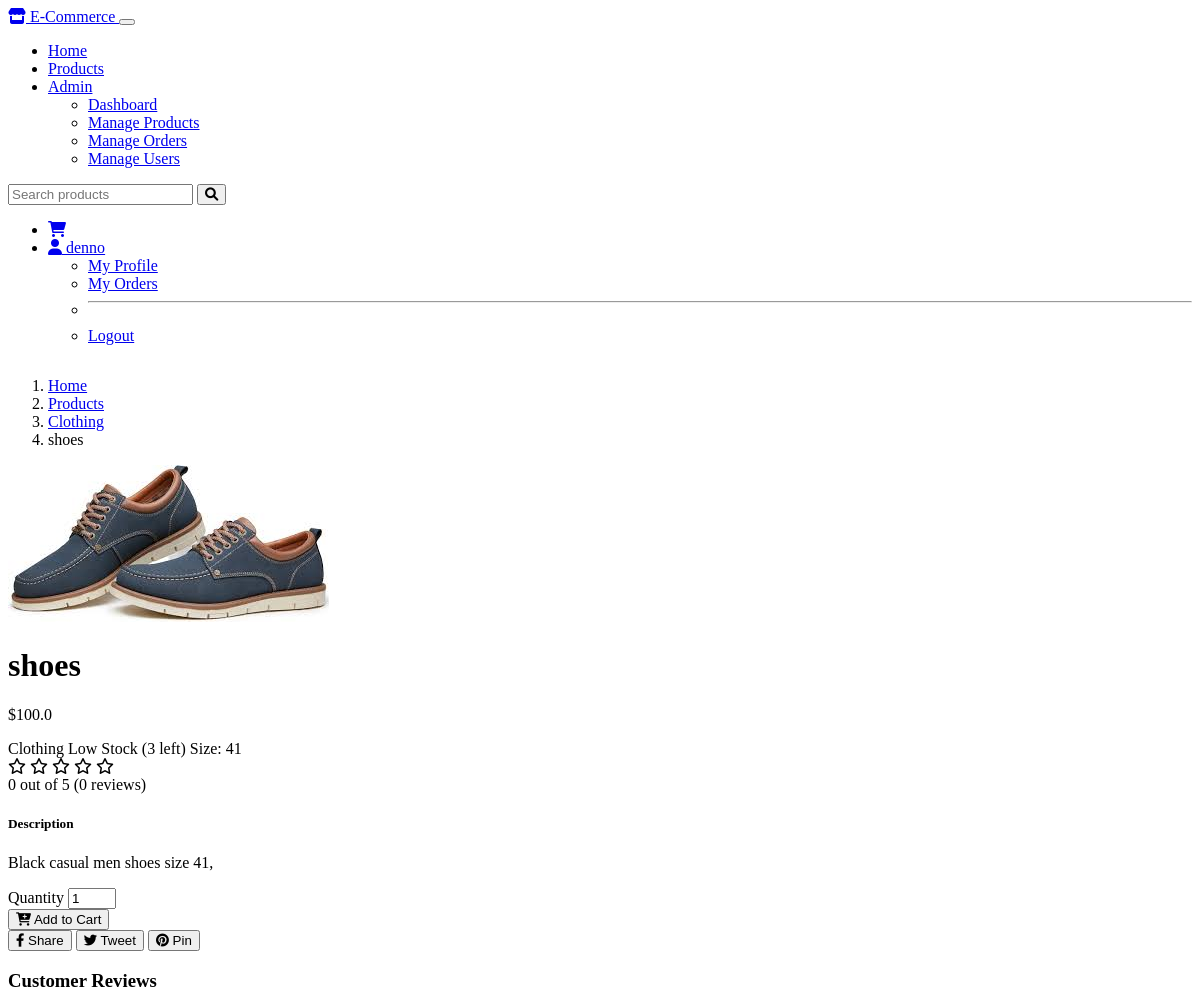
/shop/product/4 (signed in, upper part), run on an earlier commit of the app's database.
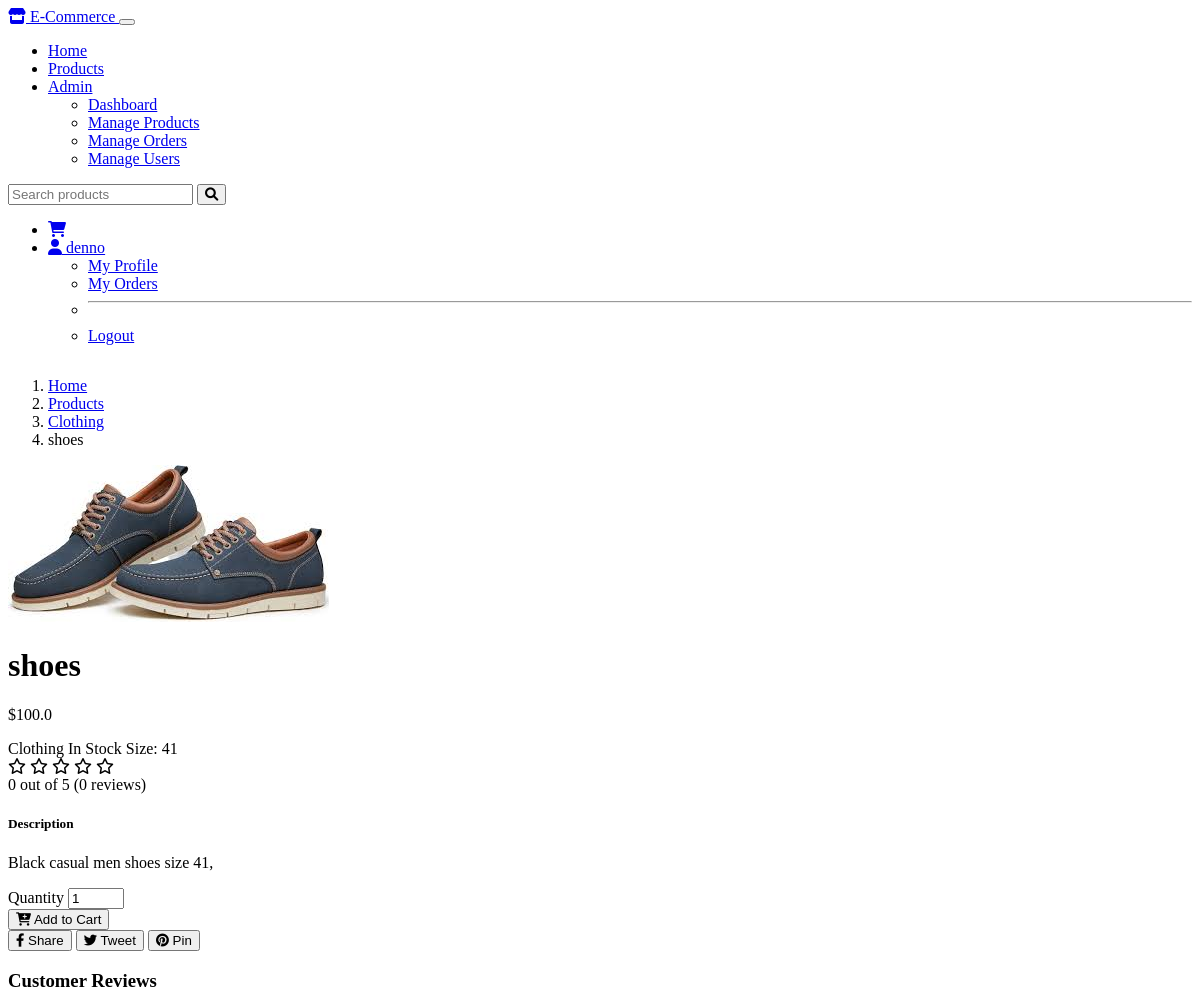
And on a later commit of the database.
### tables this page shows
CREATE TABLE products (
        id INTEGER PRIMARY KEY AUTOINCREMENT,
        name TEXT NOT NULL,
        description TEXT NOT NULL,
        price REAL NOT NULL,
        image_url TEXT,
        category TEXT NOT NULL,
        stock INTEGER NOT NULL DEFAULT 0,
        created_at TIMESTAMP NOT NULL DEFAULT CURRENT_TIMESTAMP
    , size TEXT);

### shop.py (the view)
@shop_bp.route('/product/<int:product_id>')
def product_detail(product_id):
    product = Product.get_by_id(product_id)
    if not product:
        flash('Product not found.', 'danger')
        return redirect(url_for('shop.products'))
    reviews = Review.get_by_product(product_id)
    average_rating = Review.get_average_rating(product_id)
    conn = get_db_connection()
    related_products = conn.execute('''
        SELECT * FROM products
        WHERE category = ? AND id != ?
        ORDER BY id DESC LIMIT 4
    ''', (product['category'], product_id)).fetchall()
    conn.close()
    return render_template('shop/product_detail.html',
                          product=product,
                          related_products=related_products,
                          reviews=reviews,
                          average_rating=average_rating)

### app.py (called while the page is built)
def get_db_connection():
    conn = sqlite3.connect(DATABASE)
    conn.row_factory = sqlite3.Row
    return conn

### models.py (called while the page is built)
@login_manager.user_loader
def load_user(user_id):
    return User.get_by_id(user_id)

    @staticmethod
    def get_by_id(user_id):
        conn = get_db_connection()
        user = conn.execute('SELECT * FROM users WHERE id = ?', (user_id,)).fetchone()
        conn.close()
        if user:
            return User(
                id=user['id'],
                username=user['username'],
                email=user['email'],
                role=user['role']
            )
        return None

    @staticmethod
    def get_by_id(product_id):
        conn = get_db_connection()
        product = conn.execute('SELECT * FROM products WHERE id = ?', (product_id,)).fetchone()
        conn.close()
        return product

### templates/shop/product_detail.html (shortened to what the changed rows need)
{% extends 'base.html' %}
{% block content %}
<div class="container">
    <div class="row mb-4">
        <div class="col-12">
            <nav aria-label="breadcrumb">
                <ol class="breadcrumb">
                    <li class="breadcrumb-item"><a href="{{ url_for('index') }}">Home</a></li>
                    <li class="breadcrumb-item"><a href="{{ url_for('shop.products') }}">Products</a></li>
                    <li class="breadcrumb-item"><a href="{{ url_for('shop.products', category=product.category) }}">{{ product.category }}</a></li>
                    <li class="breadcrumb-item active" aria-current="page">{{ product.name }}</li>
                </ol>
            </nav>
        </div>
    </div>
    <div class="row mb-5">
        <div class="col-md-6 mb-4">
            <div class="card">
                <div class="card-body text-center">
                    {% if product.image_url %}
                        <img src="{{ product.image_url }}" class="img-fluid product-image" alt="{{ product.name }}">
                    {% else %}
                        <div class="py-5">
                            <i class="fas fa-image fa-8x text-muted"></i>
                        </div>
                    {% endif %}
                </div>
            </div>
        </div>
        <div class="col-md-6">
            <h1 class="mb-3">{{ product.name }}</h1>
            <p class="fs-3 fw-bold text-primary mb-3">${{ product.price }}</p>
            <div class="mb-3">
                <span class="badge bg-secondary">{{ product.category }}</span>
                {% if product.stock > 10 %}
                    <span class="badge bg-success">In Stock</span>
                {% elif product.stock > 0 %}
                    <span class="badge bg-warning">Low Stock ({{ product.stock }} left)</span>
                {% else %}
                    <span class="badge bg-danger">Out of Stock</span>
                {% endif %}
                {% if product.size %}
                    <span class="badge bg-info">Size: {{ product.size }}</span>
                {% endif %}
                {% if average_rating %}
                <div class="mt-2">
                    <div class="d-flex align-items-center">
                    </div>
                </div>
                {% endif %}
            </div>
            <div class="mb-4">
                <h5>Description</h5>
                <p>{{ product.description }}</p>
            </div>
            {% if current_user.is_authenticated and product.stock > 0 %}
                <form class="add-to-cart-form mb-4" action="{{ url_for('cart.add_to_cart', product_id=product.id) }}" method="POST">
                    <div class="row g-3">
                    </div>
                </form>
            {% elif not current_user.is_authenticated %}
                <div class="alert alert-info mb-4">
                    <i class="fas fa-info-circle"></i> Please <a href="{{ url_for('auth.login') }}">log in</a> to add this product to your cart.
                </div>
            {% elif product.stock <= 0 %}
                <div class="alert alert-danger mb-4">
                    <i class="fas fa-exclamation-circle"></i> This product is currently out of stock.
                </div>
            {% endif %}
            <div class="d-flex gap-2 mb-4">
                <button class="btn btn-sm btn-outline-primary">
                </button>
                <button class="btn btn-sm btn-outline-info">
                </button>
                <button class="btn btn-sm btn-outline-danger">
                </button>
            </div>
        </div>
    </div>
</div>
{% endblock %}

What changed in the data, as far as the page shows it:
changed products "shoes": stock "3" → (not shown)
Also different on the page:
text no longer shown: "Low Stock ( left)"
text now shown: "In Stock"
